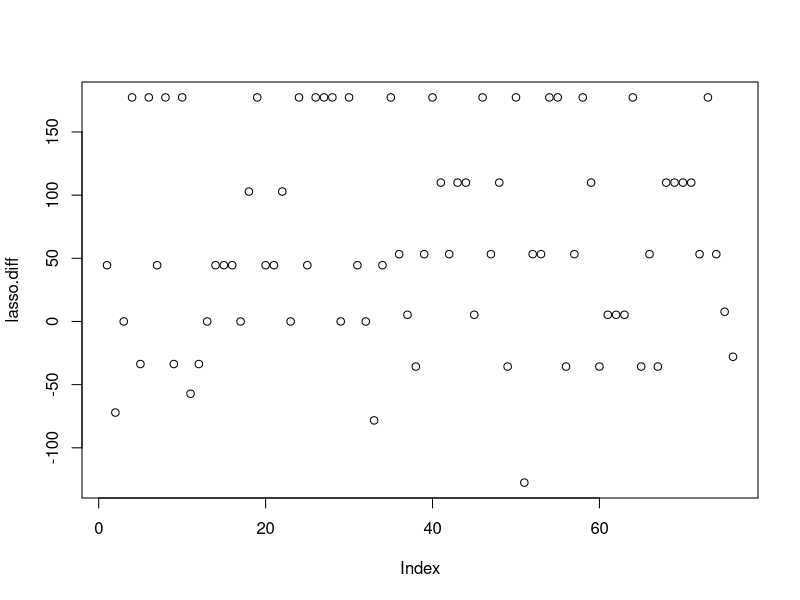
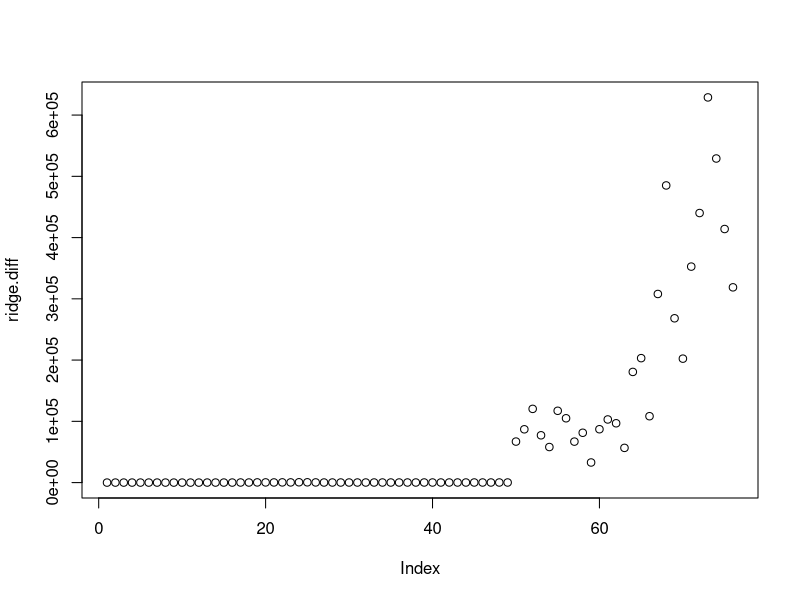
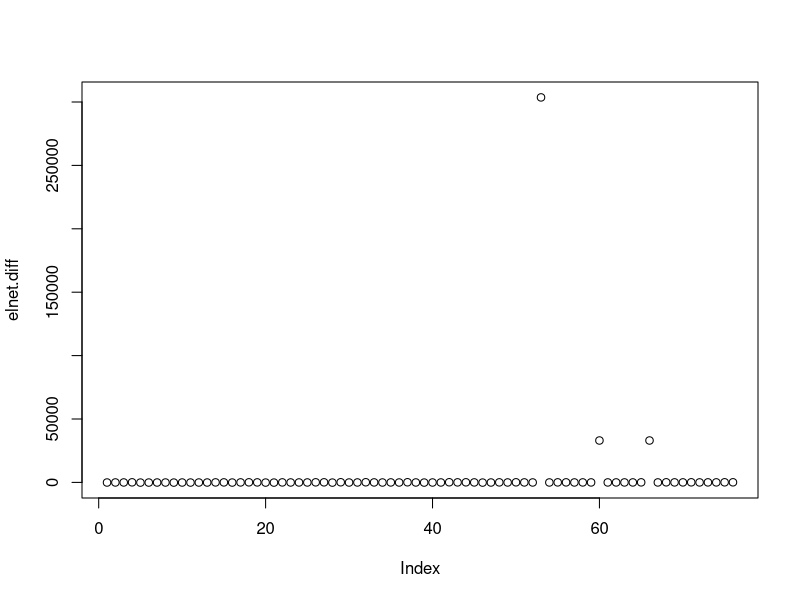

These figures' R source, in order:
## ---- chunk 1
library(glmnet)
## ---- chunk 2
eyegaze <- read.csv("Eyetracking_Data.csv",na.string=c("999","999.00","#NULL!"),stringsAsFactors = FALSE)
eyegaze <- na.omit(eyegaze)
eyegaze$ID <- NULL
eyegaze$DOT <- NULL
eyegaze$DOB <- NULL
eyegaze$Comp_E_Percent <- NULL
eyegaze$Comp_E_Total <- NULL
eyegaze$Comp_Percent <- NULL
eyegaze$Comp_Total <- NULL
eyegaze$Comp_S_Total <- NULL
eyegaze$Comp_S_Percent <- NULL
## ---- chunk 3
set.seed(100)
train.index <- sample(1:nrow(eyegaze), 0.7*nrow(eyegaze))
train <- eyegaze[train.index, ]
test <- eyegaze [-train.index, ]

x <- model.matrix(CompDiff~., train)[,-1]
y <- train$CompDiff

x.test <- model.matrix(CompDiff~., test)[,-1]
y.test <- test$CompDiff

fit.lasso <- glmnet(x, y,family="gaussian", alpha=1)
fit.ridge <- glmnet(x, y,family="gaussian", alpha=0)
fit.elnet <- glmnet(x, y,family="gaussian", alpha=.5)

## ---- chunk 4
xs = list()
for (i in 1:77){
  if(i != 33){
    xs[[i]] <- model.matrix(CompDiff~., train[,-i])[,-1]
  }
}


xs.test = list()
for (i in 1:77){
  if(i != 33){
    xs.test[[i]] <- model.matrix(CompDiff~., test[,-i])[,-1]
  }
}

mse.lasso <- list()
mse.ridge <- list()
mse.elnet <- list()

for (i in 1:77){
  if(i != 33){
    fit.lasso.xs <- cv.glmnet(xs[[1]], y, type.measure="mse", alpha=1, 
                            family="gaussian")
    fit.ridge.xs <- cv.glmnet(xs[[1]], y, type.measure="mse", alpha=0, 
                            family="gaussian")
    fit.elnet.xs <- cv.glmnet(xs[[1]], y, type.measure="mse", alpha=0.5, 
                            family="gaussian")
    yhat.lasso <- predict(fit.lasso.xs, s=fit.lasso.xs$lambda.1se, newx=xs.test[[i]])
    yhat.ridge <- predict(fit.ridge.xs, s=fit.ridge.xs$lambda.1se, newx=xs.test[[i]])
    yhat.elnet <- predict(fit.elnet.xs, s=fit.elnet.xs$lambda.1se, newx=xs.test[[i]])
    mse.lasso[[i]] <- mean((y.test - yhat.lasso)^2)
    mse.ridge[[i]] <- mean((y.test - yhat.ridge)^2)
    mse.elnet[[i]] <- mean((y.test - yhat.elnet)^2)
  }
}

## ---- chunk 5
fit.lasso.cv <- cv.glmnet(x, y, type.measure="mse", alpha=1, 
                          family="gaussian")
fit.ridge.cv <- cv.glmnet(x, y, type.measure="mse", alpha=0,
                          family="gaussian")
fit.elnet.cv <- cv.glmnet(x, y, type.measure="mse", alpha=.5,
                          family="gaussian")
yhat.lasso.normal <- predict(fit.lasso.cv, s=fit.lasso.cv$lambda.1se, newx=x.test)
yhat.ridge.normal <- predict(fit.ridge.cv, s=fit.ridge.cv$lambda.1se, newx=x.test)
yhat.elnet.normal <- predict(fit.elnet.cv, s=fit.elnet.cv$lambda.1se, newx=x.test)
mse.lasso.normal <- mean((y.test - yhat.lasso.normal)^2)
mse.ridge.normal <- mean((y.test - yhat.ridge.normal)^2)
mse.elnet.normal <- mean((y.test - yhat.elnet.normal)^2)
## ---- chunk 6
dim(x)
## ---- chunk 7
lasso.diff <- unlist(mse.lasso) - mse.lasso.normal
ridge.diff <- unlist(mse.ridge) - mse.ridge.normal
elnet.diff <- unlist(mse.elnet) - mse.elnet.normal
## ---- chunk 8
plot(lasso.diff)
plot(ridge.diff)
plot(elnet.diff)
